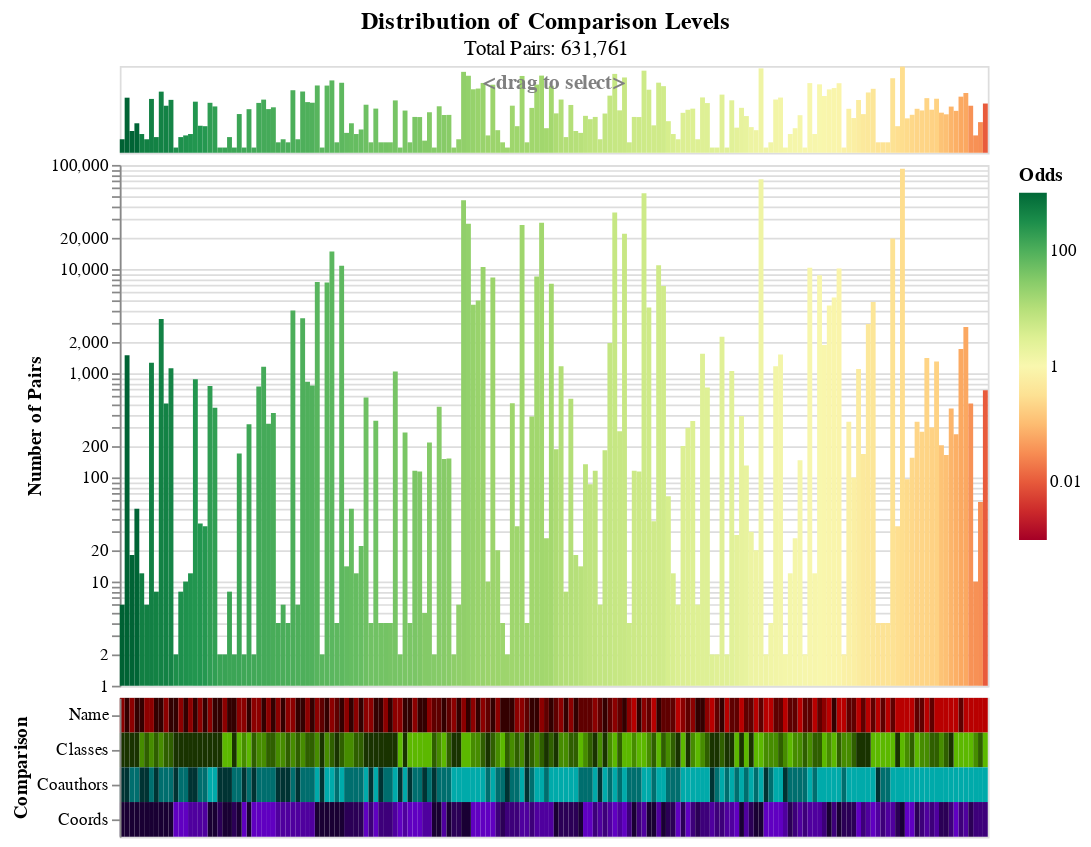

Notebook code cell kept with this figure:
### Markdown cell above
We can plot these compared pairs.
We can see which comparison levels are most common,
which occur together,
which lead to matches, and which lead to non-matches.

Unsurprisingly, most records pairs match against the "else" levels.

the exact match levels have the highest odds, and the
else levels have the lowest. The other levels are somewhere in between.

### Code cell
from mismo.compare import plot_compared  # noqa: E402

plot_compared(compared, comparisons=comparisons, weights=weights)

### Figure 1 — Vega-Lite specification as saved in the notebook (floating-point values rounded to 4 significant figures; data arrays with more than 128 entries replaced by an {"elided": "..."} marker saying what was removed)
{"config": {"view": {"continuousWidth": 300, "continuousHeight": 300}}, "vconcat": [{"data": {"name": "data-8e8cc554740330bbd569ad9e0131626f"}, "mark": {"type": "rect"}, "encoding": {"color": {"field": "log_odds", "legend": null, "scale": {"domainMax": 3, "domainMid": 0, "domainMin": -3, "scheme": "redyellowgreen"}, "title": "Odds", "type": "quantitative"}, "opacity": {"condition": {"param": "param_10", "value": 1}, "value": 0.8}, "x": {"axis": null, "field": "vector_id", "sort": {"field": "odds", "order": "descending"}, "type": "nominal"}, "y": {"axis": null, "field": "n_pairs", "scale": {"type": "log"}, "title": "Number of Pairs", "type": "quantitative"}}, "height": 50, "name": "view_20", "title": {"text": "<drag to select>", "anchor": "middle", "color": "gray", "dy": 20, "fontSize": 12}, "width": 500}, {"data": {"name": "data-8e8cc554740330bbd569ad9e0131626f"}, "mark": {"type": "rect", "stroke": null}, "encoding": {"color": {"field": "log_odds", "legend": {"labelExpr": "pow(10,datum.value)"}, "scale": {"domainMax": 3, "domainMid": 0, "domainMin": -3, "scheme": "redyellowgreen"}, "title": "Odds", "type": "quantitative"}, "opacity": {"condition": {"param": "param_10", "value": 1}, "value": 0.8}, "tooltip": [{"field": "n_pairs", "format": ",", "title": "Number of Pairs", "type": "quantitative"}, {"field": "pct_pairs", "format": "%", "title": "Percent of Pairs", "type": "quantitative"}, {"field": "odds", "format": ",", "title": "Odds", "type": "quantitative"}, {"field": "Name", "type": "nominal"}, {"field": "Classes", "type": "nominal"}, {"field": "Coauthors", "type": "nominal"}, {"field": "Coords", "type": "nominal"}], "x": {"axis": null, "field": "vector_id", "sort": {"field": "odds", "order": "descending"}, "type": "nominal"}, "y": {"field": "n_pairs", "scale": {"type": "log"}, "title": "Number of Pairs", "type": "quantitative"}}, "name": "view_21", "transform": [{"filter": {"param": "param_9"}}], "width": 500}, {"data": {"name": "data-a16d3ab2053967313b435a14d8251ac3"}, "mark": {"type": "rect"}, "encoding": {"color": {"field": "level_uid", "legend": null, "scale": {"domain": ["Name:exact", "Name:Share 1 token", "Name:Share 2 or more tokens", "Name:else", "Classes:exact", "Classes:Share 1 class", "Classes:Share 2 or more classes", "Classes:else", "Coauthors:exact", "Coauthors:Share one coauthor", "Coauthors:else", "Coords:Coords match", "Coords:Coords within 10km", "Coords:Coords within 100km", "Coords:One or both coord missing", "Coords:else"], "range": ["#330000", "#5f0000", "#8c0000", "#b80000", "#193300", "#2f5f00", "#468c00", "#5cb800", "#003333", "#006e6e", "#00aaaa", "#190033", "#2b0056", "#3d007a", "#4f009e", "#6000c1"]}, "title": "Comparison:Level", "type": "nominal"}, "opacity": {"condition": {"param": "param_10", "value": 1}, "value": 0.8}, "tooltip": [{"field": "level", "type": "nominal"}], "x": {"axis": null, "field": "vector_id", "sort": {"field": "odds", "order": "descending"}, "type": "nominal"}, "y": {"field": "comparison", "sort": ["Name", "Classes", "Coauthors", "Coords"], "title": "Comparison", "type": "nominal"}}, "height": 80, "name": "view_22", "transform": [{"filter": {"param": "param_9"}}], "width": 500}], "params": [{"name": "param_9", "select": {"type": "interval", "encodings": ["x"]}, "views": ["view_20"]}, {"name": "param_10", "select": {"type": "point", "fields": ["vector_id"], "on": "mouseover"}, "views": ["view_20", "view_21", "view_22"]}], "spacing": 0, "title": {"text": "Distribution of Comparison Levels", "anchor": "middle", "fontSize": 14, "subtitle": "Total Pairs: 631,761"}, "$schema": "https://vega.github.io/schema/vega-lite/v5.15.1.json", "datasets": {"data-8e8cc554740330bbd569ad9e0131626f": {"elided": "178 records"}, "data-a16d3ab2053967313b435a14d8251ac3": {"elided": "712 records"}}}
